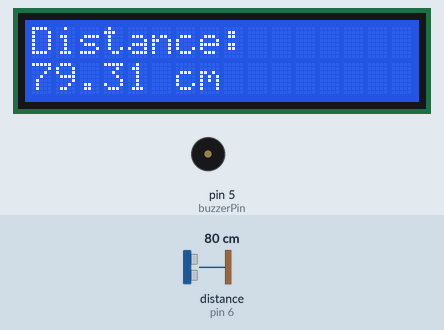
The sketch below on a simulated Arduino Uno, built with avr-gcc and run on an emulated ATmega328P. On the bench: 16×2 character LCD, buzzer (waves = sounding, pin HIGH). Wiring (inferred from the names in the program): ultrasonic range finder: trigger pin 7; echo pin 6. The test bench sets the inputs (shaded band); at power-on: distance to the obstacle (sensor on pin 6) 80 cm. The echo pulse lasts 58.3 µs per cm; pins used as bus, display or sensor lines are not drawn.

Above: at 1.2 s.
1.3 s: distance to the obstacle (sensor on pin 6) set to 95 cm
At 2.0 s:
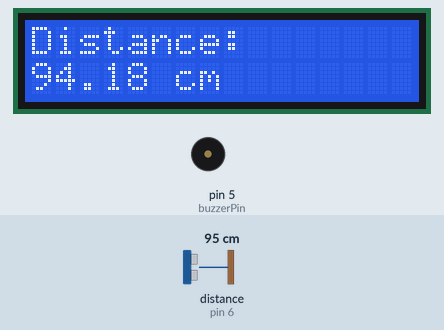
3.1 s: distance to the obstacle (sensor on pin 6) set to 106 cm
At 3.5 s:
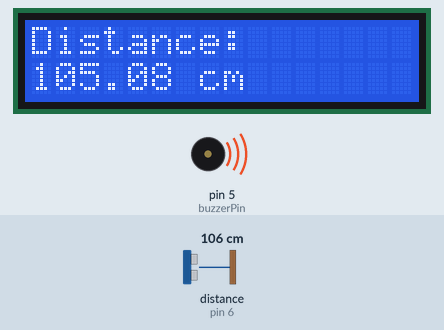
6.1 s: distance to the obstacle (sensor on pin 6) set to 18 cm
At 8.6 s:
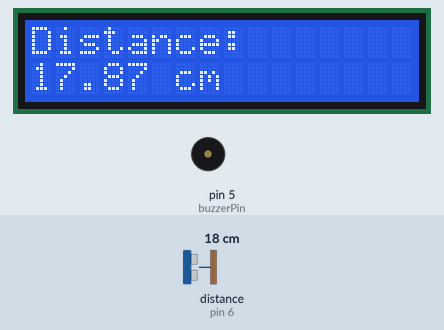
Timing chart, 0 to 10.1 s (numbered marks = the images above; inputs shaded):
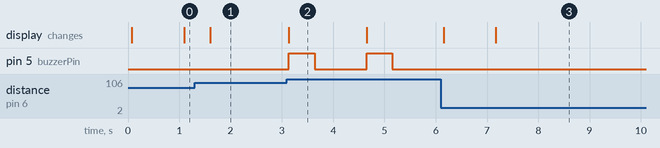

Measured:
- the behaviour switches between 100 and 101 cm on distance to the obstacle (sensor on pin 6) (found by bisection; images 1 and 2)
- after the input at 1.3 s, the display: changes after 0.30 s (image 1)
- after the input at 3.1 s, pin 5 (buzzerPin): alternates HIGH for 0.50 s and LOW for 1.0 s, starting at once; the display: changes at once (image 2)
- after the input at 6.1 s, pin 5 (buzzerPin): stops changing and stays LOW; the display: first changes after 0.06 s (image 3 shows a later state)
- what the display in image 2 shows lasts 1.6 s, from 3.1 s to 4.7 s

The sketch:

ultrasonic-senso.ino
```cpp
#include <LiquidCrystal.h>

// Initialize the LCD with the specified pins
LiquidCrystal lcd(13, 12, 11, 10, 9, 8); // RS, E, D4, D5, D6, D7

int trigPin = 7;
int echoPin = 6;
int buzzerPin = 5;

void setup() {
  // Set up the LCD's number of columns and rows
  lcd.begin(16, 2);

  // Set the ultrasonic sensor pins
  pinMode(trigPin, OUTPUT);
  pinMode(echoPin, INPUT);

  // Set up the buzzer pin
  pinMode(buzzerPin, OUTPUT);
}

void loop() {
  // Distance variables
  long duration;
  float distanceCm;

  // Trigger the ultrasonic sensor
  digitalWrite(trigPin, LOW);
  delayMicroseconds(2);
  digitalWrite(trigPin, HIGH);
  delayMicroseconds(10);
  digitalWrite(trigPin, LOW);

  // Read the time for which the echo pin is HIGH
  duration = pulseIn(echoPin, HIGH);

  // Calculate distance in centimeters
  distanceCm = duration * 0.034 / 2;

  // Clear the previous content on the LCD
  lcd.clear();

  // Set cursor to first column of first row
  lcd.setCursor(0, 0);
  lcd.print("Distance:");

  // Set cursor to first column of second row
  lcd.setCursor(0, 1);
  lcd.print(distanceCm);
  lcd.print(" cm");

  // Check if distance is greater than 100 cm
  if (distanceCm > 100) {
    digitalWrite(buzzerPin, HIGH);
    delay(500);
    digitalWrite(buzzerPin, LOW);
    delay(500);
  }


  delay(500);
}
```
